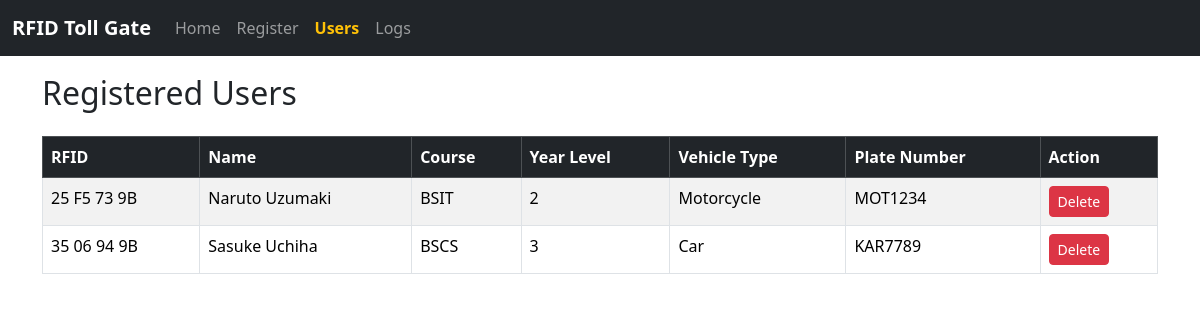
The app's page /users, older data.
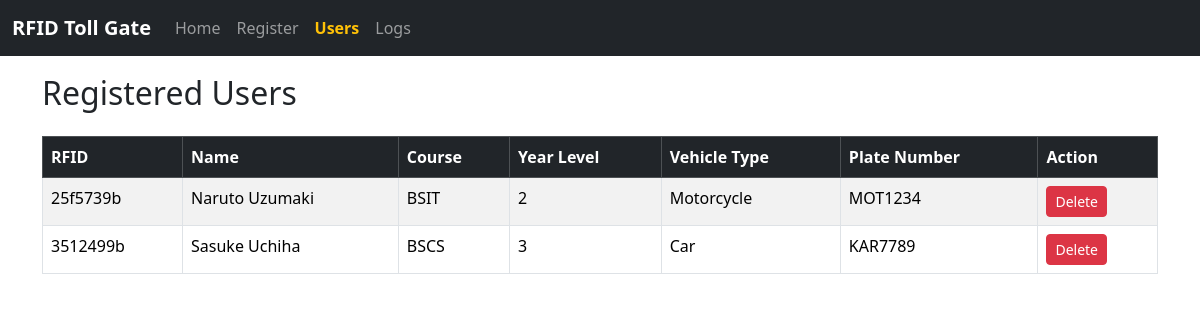
The same page, newer data.
### tables this page shows
CREATE TABLE users (
        rfid TEXT PRIMARY KEY,
        name TEXT NOT NULL,
        course TEXT,
        year_level TEXT,
        vehicle_type TEXT,
        plate_number TEXT
    );

### main.py (the view)
@app.route('/users')
def users():
    with sqlite3.connect('rfid_gate.db') as conn:
        c = conn.cursor()
        c.execute('''
            SELECT rfid, name, course, year_level, vehicle_type, plate_number
            FROM users ORDER BY name
        ''')
        user_list = c.fetchall()
    return render_template('users.html', users=user_list)

### templates/users.html
{% extends "base.html" %}
{% block content %}
<div class="container mt-4">
  <h2 class="mb-4">Registered Users</h2>
  {% if users %}
  <div class="table-responsive">
    <table class="table table-striped table-bordered">
      <thead class="table-dark">
        <tr>
          <th>RFID</th>
          <th>Name</th>
          <th>Course</th>
          <th>Year Level</th>
          <th>Vehicle Type</th>
          <th>Plate Number</th>
          <th>Action</th>
        </tr>
      </thead>
      <tbody>
        {% for user in users %}
        <tr>
          <td>{{ user[0] }}</td>
          <td>{{ user[1] }}</td>
          <td>{{ user[2] }}</td>
          <td>{{ user[3] }}</td>
          <td>{{ user[4] }}</td>
          <td>{{ user[5] }}</td>
          <td>
            <form method="POST" action="/delete_user/{{ user[0] }}" onsubmit="return confirm('Are you sure you want to delete this user?');">
              <button type="submit" class="btn btn-sm btn-danger">Delete</button>
            </form>
          </td>
        </tr>
        {% endfor %}
      </tbody>
    </table>
  </div>
  {% else %}
    <p>No users registered yet.</p>
  {% endif %}
</div>
{% endblock %}

Row changes from the older to the newer data that the page shows:
removed users: rfid "25 F5 73 9B", name "Naruto Uzumaki", course "BSIT", year_level "2", vehicle_type "Motorcycle", plate_number "MOT1234"
removed users: rfid "35 06 94 9B", name "Sasuke Uchiha", course "BSCS", year_level "3", vehicle_type "Car", plate_number "KAR7789"
added users: rfid "25f5739b", name "Naruto Uzumaki", course "BSIT", year_level "2", vehicle_type "Motorcycle", plate_number "MOT1234"
added users: rfid "3512499b", name "Sasuke Uchiha", course "BSCS", year_level "3", vehicle_type "Car", plate_number "KAR7789"
